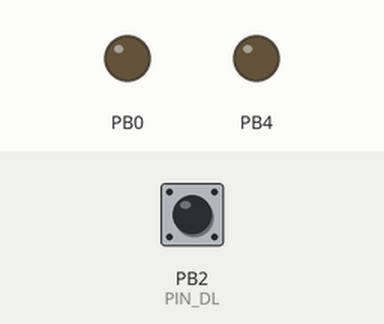
Simulated run of this program. Board: ATtiny85, built with avr-gcc and emulated at 1 MHz (the files do not name the chip). On the bench: output pins drawn as LEDs (lit = HIGH). The inputs (shaded band) are chosen by the test bench; at power-on: PB2 (PIN_DL) HIGH.

Above: at 0.1 s.
At 19.2 s:
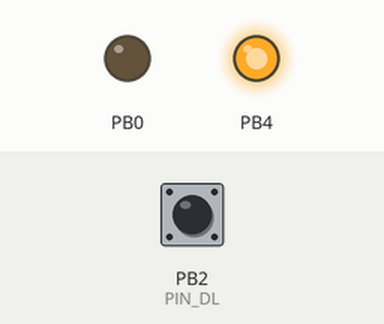
At 29.59 s:
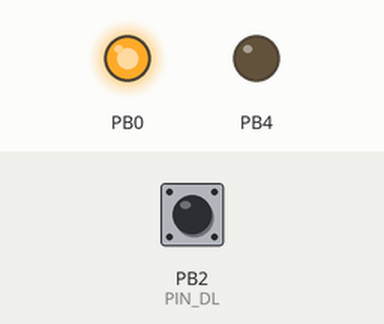
At 39.92 s:
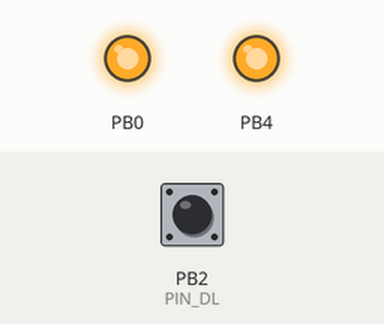
Timing chart, 0 to 40.0 s (numbered marks = the images above):
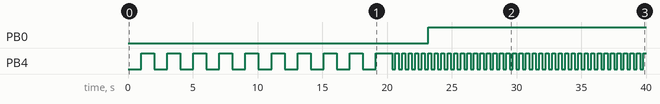

Measured:
- by itself, PB0: LOW → HIGH at 23.2 s
- by itself, PB4: goes 9 × (HIGH 1.0 s, LOW 1.0 s), HIGH 1.3 s, 38 × (LOW 0.25 s, HIGH 0.25 s), LOW 0.25 s, then HIGH

The program:

main.cpp
```cpp
/*

Alarm do ciężaróweczki
autor: zielo

2019-03-22

 */

#define F_CPU 1000000UL

#include <avr/io.h>
#include <avr/sleep.h>
#include <avr/wdt.h>
#include <avr/interrupt.h>

#define PIN_DL (1 << PB2) // kontaktron drzwi lewych
#define PIN_DR (1 << PB1) // kontaktron drzwi prawych
//#defube PIN_SW (1 << PB4) // przełącznik
#define PORT_LED (1 << PB4) // dioda sygnalizacycjna
#define PORT_SIGNAL (1 << PB0) // syrana (poprzez tranzystor)


//// deklaracje fcji
void wd_setup(); // watch-dog
void tim_setup(); // licznik

// zmienne globalne
volatile uint8_t qs,s,m;
volatile uint8_t wd_count __attribute__ ((section (".noinit"))); // przetrwać reset :D

int main(void)
{
    uint8_t mcusr_cpy;
    mcusr_cpy = MCUSR;
    MCUSR = 0; // czyścimy status watchdoga
    wdt_disable(); // watchdog off (po resecie)

    tim_setup(); // konf timera
    sei(); // global interrupt on ;)

    DDRB |= PORT_SIGNAL | PORT_LED; // syrana jako wyjście
    PORTB |= PIN_DL | PIN_DR; // pull up do kontaktronów
    uint8_t l=0,alarm=0,danger=0,d_l=0,a_w=0;

    if (!(mcusr_cpy & (1 << WDRF)) && a_w == 0) // 1. urchomienie
    {
        while (s<20) // 10s na uzbrojenie
        {
            if (s%2)
                PORTB |= PORT_LED; //migamy
            else
                PORTB &= ~PORT_LED;
        }
        PORTB &= ~(PORT_LED); //gasimy
    }


    wd_count++; // licznik restartów watchdoga
    while(1)
    {
        if ( (PINB & PIN_DL) || (PINB & PIN_DR) ) // obwód przerwany - zachowany satn wysoki
        {
            danger = 1;
            d_l = 1; //blokada alarmu
            a_w = 1; //alarm wystąpił
        }
        else
            danger = 0;

        if (d_l)
        {
            if (l==0){l=1;s=0; m=0;} // zeruję liczniki
            //else if (l==1 && danger) {s=3;m=0;}
            if (s >= 3 && m < 4)
            {
                alarm = 1;
            }
            else if (m >=4 && !danger) // ustoąpiło zagrożenie i upłunął odpowiedni czas
            {
                alarm = 0;
                d_l = 0;
                l = 0;
            }
        }

        if (d_l || a_w) // alarm się włącza lub był włączony
        {
            if (qs%4 < 2)
                PORTB |= PORT_LED;
            else
                PORTB &= ~(PORT_LED);
        }

        if (alarm) //syrena
            PORTB |= PORT_SIGNAL;
        else
            PORTB &= ~(PORT_SIGNAL);

        if (!a_w) // stan czuwania migamy diodą raz na jakiś czas
        {
            if (wd_count % 16 == 0)
                PORTB |= PORT_LED;
            wd_setup();
        }


    }
    return 0;
}

//// definicje fcji

void wd_setup()
{
    wdt_enable(WDTO_250MS);
    cli(); // wyłączam przerwania
    PORTB &= ~(PIN_DL | PIN_DR); // zdjąć pull_up z kontaktronów
    //DDRB = 0; // wszystko na in
    //PORTB = 0; // zdjąć pullupy
    set_sleep_mode(SLEEP_MODE_PWR_DOWN);
    sleep_mode();
}

void tim_setup()
{
    TCCR1 |= (1 << CTC1) | (1 << CS13) | (1 << CS11) | (1 << CS10); // ctc, prescaler = 1024;
    OCR1C = 122; // 8x na sekundę
    OCR1A = OCR1C; // do porównania
    TIMSK |= (1 << OCIE1A); // przerwanie licznika
}

ISR(TIMER1_COMPA_vect)
{
    if (++qs == 8)
    {
        qs = 0;
        if (++s == 60)
        {
            s = 0;
            if (++m == 60)
                m = 0;
        }
    }
}
```

fuse.cpp
```cpp
#include <avr/io.h>

FUSES = {
    .low = LFUSE_DEFAULT,
    .high = HFUSE_DEFAULT,
//    .extended = EFUSE_DEFAULT
};
```
